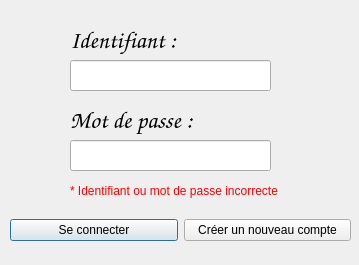
<?xml version="1.0" encoding="UTF-8"?>
<ui version="4.0">
 <class>Dialog</class>
 <widget class="QDialog" name="Dialog">
  <property name="geometry">
   <rect>
    <x>0</x>
    <y>0</y>
    <width>359</width>
    <height>265</height>
   </rect>
  </property>
  <property name="windowTitle">
   <string>Dialog</string>
  </property>
  <widget class="QWidget" name="horizontalLayoutWidget">
   <property name="geometry">
    <rect>
     <x>10</x>
     <y>210</y>
     <width>341</width>
     <height>41</height>
    </rect>
   </property>
   <layout class="QHBoxLayout" name="BoiteABouton">
    <item>
     <widget class="QPushButton" name="buttonConnection">
      <property name="text">
       <string>Se connecter</string>
      </property>
     </widget>
    </item>
    <item>
     <widget class="QPushButton" name="buttonNouveauCompte">
      <property name="text">
       <string>Créer un nouveau compte</string>
      </property>
     </widget>
    </item>
   </layout>
  </widget>
  <widget class="QLabel" name="labelIdentifiant">
   <property name="geometry">
    <rect>
     <x>70</x>
     <y>20</y>
     <width>199</width>
     <height>41</height>
    </rect>
   </property>
   <property name="font">
    <font>
     <family>Comic Sans MS</family>
     <pointsize>18</pointsize>
    </font>
   </property>
   <property name="text">
    <string>Identifiant :</string>
   </property>
  </widget>
  <widget class="QLabel" name="labelMotDePasse">
   <property name="geometry">
    <rect>
     <x>70</x>
     <y>100</y>
     <width>199</width>
     <height>41</height>
    </rect>
   </property>
   <property name="font">
    <font>
     <family>Comic Sans MS</family>
     <pointsize>18</pointsize>
    </font>
   </property>
   <property name="text">
    <string>Mot de passe :</string>
   </property>
  </widget>
  <widget class="QLineEdit" name="lineEditIdentifiant">
   <property name="geometry">
    <rect>
     <x>70</x>
     <y>60</y>
     <width>201</width>
     <height>31</height>
    </rect>
   </property>
  </widget>
  <widget class="QLineEdit" name="lineEditMotDePasse">
   <property name="geometry">
    <rect>
     <x>70</x>
     <y>140</y>
     <width>201</width>
     <height>31</height>
    </rect>
   </property>
  </widget>
  <widget class="QLabel" name="labelErreur">
   <property name="geometry">
    <rect>
     <x>70</x>
     <y>180</y>
     <width>231</width>
     <height>21</height>
    </rect>
   </property>
   <property name="styleSheet">
    <string notr="true">color: rgb(255, 0, 0);</string>
   </property>
   <property name="text">
    <string>* Identifiant ou mot de passe incorrecte</string>
   </property>
  </widget>
 </widget>
 <resources/>
 <connections/>
</ui>
